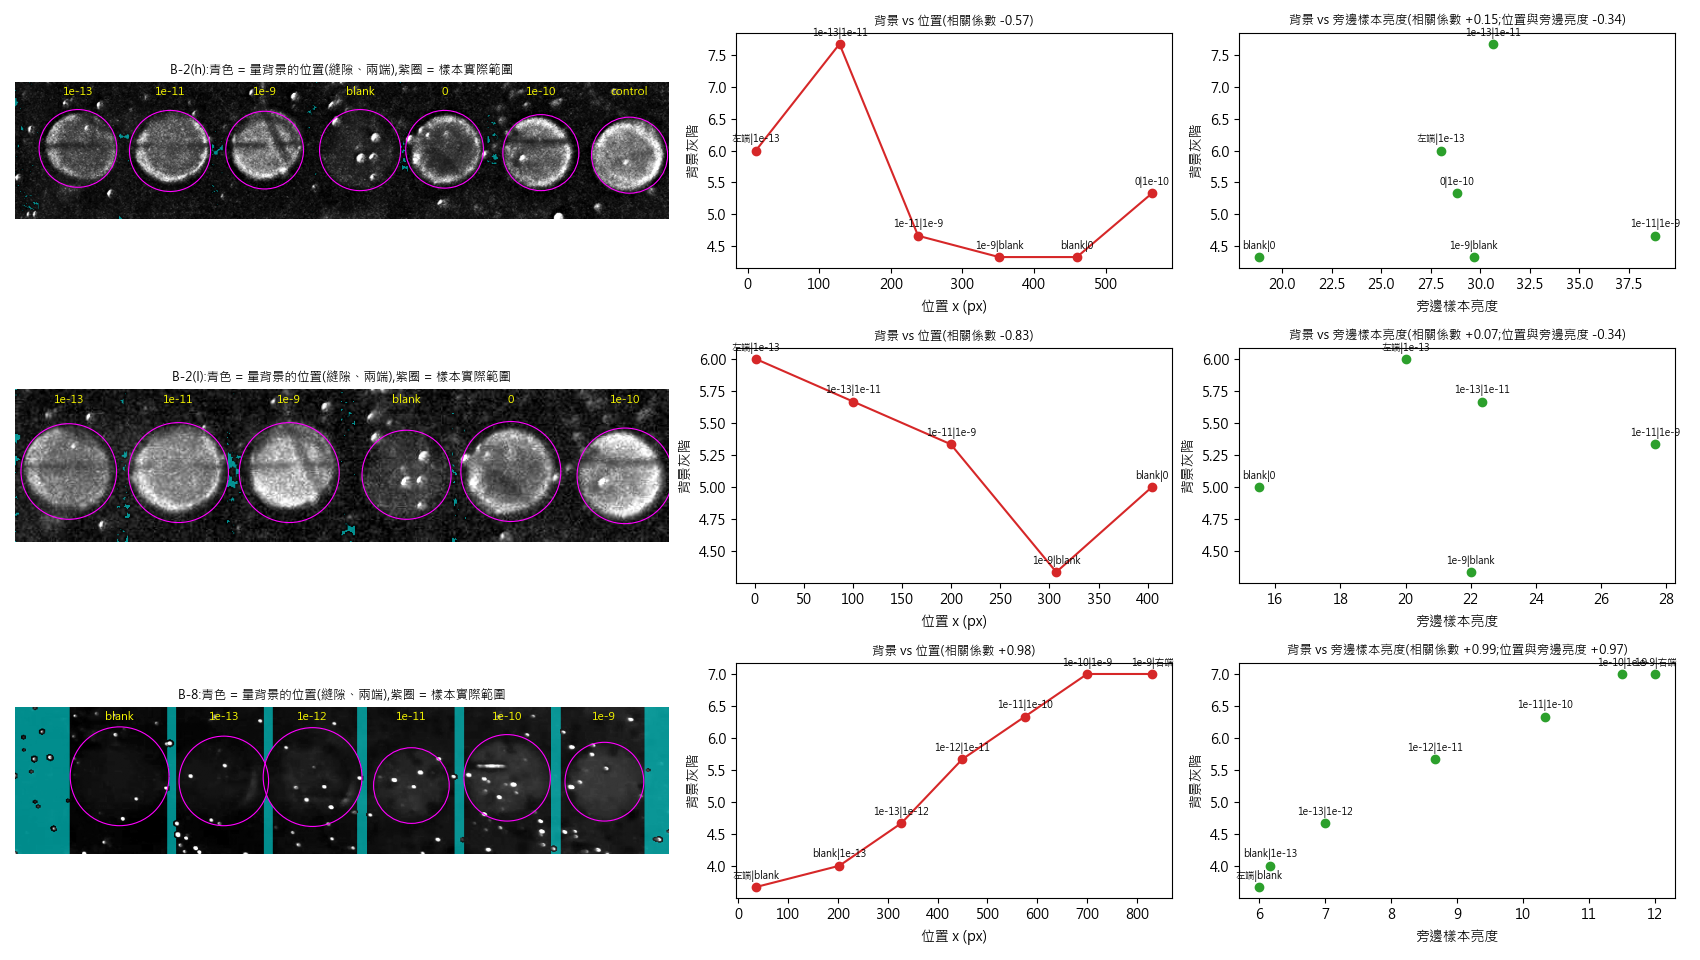

Generate this figure with Python:
# -*- coding: utf-8 -*-
"""
背景變亮是「照明不均」還是「樣本的光散到背景」?—— 用濃度順序不同的影像來分辨

B-8 的濃度由左到右遞增,背景也由左到右變亮,兩者綁在一起分不開。
B-2(h)/(l) 的濃度順序是打亂的:
  - 背景跟著「位置」變(越右越亮,不管旁邊是什麼濃度) → 照明不均
  - 背景跟著「旁邊樣本的亮度」變(亮樣本旁邊的背景就亮) → 樣本的光散到背景

背景量在「相鄰樣本之間的縫隙」與「影像左右兩端」(B-2 的樣本幾乎填滿高度,上下方沒有背景):
  縫隙 = 兩樣本中點 ±6 px 的直條、在兩個樣本實際範圍以外的像素中位數;旁邊亮度 = 兩側樣本平均
再用 背景 = a + b·(x/寬) + c·旁邊樣本亮度 迴歸。
灰階 = (R+G+B)/3(同 lod_analysis);灰塵用顏色抓((R+B)/2 > 4,外擴 2 px)後不計入背景。
用法:python bg_vs_order.py   輸出:bg_vs_order.png、bg_vs_order.csv
"""
import os, csv
import numpy as np
import cv2
import matplotlib
matplotlib.use("Agg")
matplotlib.rcParams["font.sans-serif"] = ["Microsoft JhengHei", "Microsoft YaHei", "DejaVu Sans"]
matplotlib.rcParams["axes.unicode_minus"] = False
import matplotlib.pyplot as plt
import lod_analysis as LA
from b8_analysis import load_rgb, dust_mask

HERE = os.path.dirname(os.path.abspath(__file__))
GAP = 6              # 縫隙直條半寬(px)


def extent(sm, cx, cy, r0, rmax):
    """樣本實際半徑(同程式 _sample_extent):往外每圈平均亮度降到 背景+10%·(樣本−背景) 處。"""
    H, W = sm.shape
    yy, xx = np.mgrid[0:H, 0:W]
    d = np.hypot(xx - cx, yy - cy).astype(int)
    m = d <= rmax
    cnt = np.bincount(d[m], minlength=rmax + 1)
    prof = np.bincount(d[m], weights=sm[m], minlength=rmax + 1) / np.maximum(cnt, 1)
    ok = cnt > 0
    prof = np.interp(np.arange(rmax + 1), np.flatnonzero(ok), prof[ok])
    prof = np.convolve(np.pad(prof, 2, mode="edge"), np.ones(5) / 5, "valid")
    peak, base = prof[:r0 + 1].max(), prof[r0:].min()
    if peak - base < 1.0:
        return r0
    hit = np.flatnonzero(prof[r0:] <= base + 0.1 * (peak - base))
    return r0 + int(hit[0]) if hit.size else rmax


rows, per_img = [], {}
for name, cfg in LA.IMAGES.items():
    R, G, B = load_rgb(os.path.join(LA.IMG_DIR, cfg["file"]))
    gray = (R + G + B) / 3
    dust = dust_mask(R, B)
    sm = cv2.medianBlur(np.clip(np.round(gray), 0, 255).astype(np.uint8), 5).astype(np.float32)
    H, W = gray.shape
    yy, xx = np.mgrid[0:H, 0:W]
    cs = LA.centers(gray, cfg["guess"], cfg["y"], cfg["half"])
    spacing = np.median(np.diff([c[0] for c in cs]))
    ext = [extent(sm, cx, cy, cfg["r"], int(spacing * 0.6)) for cx, cy in cs]
    S = [float(np.median(gray[np.hypot(xx - cx, yy - cy) <= cfg["r"]])) for cx, cy in cs]
    outside = np.ones((H, W), bool)
    for (cx, cy), e in zip(cs, ext):
        outside &= np.hypot(xx - cx, yy - cy) > e
    bgok = outside & ~dust

    pts = []   # (位置 x, 背景, 旁邊樣本亮度, 說明, 區域遮罩)
    regions = [(xx < cs[0][0] - ext[0], S[0], f"左端|{cfg['labels'][0]}")]
    for i in range(len(cs) - 1):
        mid = (cs[i][0] + cs[i + 1][0]) / 2
        regions.append((np.abs(xx - mid) <= GAP, (S[i] + S[i + 1]) / 2, f"{cfg['labels'][i]}|{cfg['labels'][i + 1]}"))
    regions.append((xx > cs[-1][0] + ext[-1], S[-1], f"{cfg['labels'][-1]}|右端"))
    for reg, nb, lab in regions:
        m = reg & bgok
        if m.sum() < 40:
            continue
        pts.append((float(xx[m].mean()), float(np.median(gray[m])), nb, lab, m))
        rows.append([name, lab, round(float(xx[m].mean())), round(float(np.median(gray[m])), 3), round(nb, 2), int(m.sum())])

    x = np.array([p[0] for p in pts]) / W; bg = np.array([p[1] for p in pts]); nb = np.array([p[2] for p in pts])
    coef = np.linalg.lstsq(np.stack([np.ones_like(x), x, nb], 1), bg, rcond=None)[0]
    cx_nb, cx_bg, cnb_bg = np.corrcoef(x, nb)[0, 1], np.corrcoef(x, bg)[0, 1], np.corrcoef(nb, bg)[0, 1]
    per_img[name] = dict(gray=gray, cs=cs, ext=ext, pts=pts, coef=coef, W=W, S=S, labels=cfg["labels"],
                         corr=(cx_nb, cx_bg, cnb_bg))
    print(f"\n══ {name}  ({W}x{H}, 樣本實際半徑 {ext})")
    print("   樣本亮度 " + "  ".join(f"{l}:{s:.1f}" for l, s in zip(cfg["labels"], S)))
    print("   背景     " + "  ".join(f"[{p[3]}] x={p[0]:.0f} 背景 {p[1]:.2f}" for p in pts))
    print(f"   corr(位置, 旁邊亮度) {cx_nb:+.2f} | corr(位置, 背景) {cx_bg:+.2f} | corr(旁邊亮度, 背景) {cnb_bg:+.2f}")
    print(f"   迴歸 背景 = {coef[0]:.2f} {coef[1]:+.2f}·(x/寬) {coef[2]:+.3f}·旁邊亮度"
          f"  → 左到右 {coef[1]:+.2f};旁邊亮度從最暗到最亮 {coef[2] * (nb.max() - nb.min()):+.2f}")

with open(os.path.join(HERE, "bg_vs_order.csv"), "w", newline="", encoding="utf-8-sig") as fp:
    w = csv.writer(fp)
    w.writerow(["image", "region", "x_px", "background", "neighbor_sample_brightness", "pixels"])
    w.writerows(rows)

# ── 圖:每張影像一列 = 影像(標量背景的位置)/ 背景 vs 位置 / 背景 vs 旁邊樣本亮度 ──
n = len(per_img)
fig, axes = plt.subplots(n, 3, figsize=(17, 3.2 * n), gridspec_kw=dict(width_ratios=[1.5, 1, 1]))
for i, (name, d) in enumerate(per_img.items()):
    g = d["gray"]
    ax = axes[i, 0]
    ax.imshow(g, cmap="gray", vmin=np.percentile(g, 1), vmax=np.percentile(g, 99.5))
    ov = np.zeros(g.shape + (4,));
    for p in d["pts"]:
        ov[p[4]] = (0, 1, 1, 0.55)
    ax.imshow(ov)
    for (cx, cy), e, lab in zip(d["cs"], d["ext"], d["labels"]):
        ax.add_patch(plt.Circle((cx, cy), e, fill=False, color="magenta", lw=0.8))
        ax.text(cx, 4, lab, color="yellow", ha="center", va="top", fontsize=8)
    ax.set_title(f"{name}:青色 = 量背景的位置(縫隙、兩端),紫圈 = 樣本實際範圍", fontsize=9); ax.axis("off")
    xs = [p[0] for p in d["pts"]]; bg = [p[1] for p in d["pts"]]; nb = [p[2] for p in d["pts"]]
    c = d["corr"]
    ax = axes[i, 1]
    ax.plot(xs, bg, "o-", color="#d62728")
    for p in d["pts"]:
        ax.annotate(p[3], (p[0], p[1]), textcoords="offset points", xytext=(0, 6), ha="center", fontsize=7)
    ax.set_xlabel("位置 x (px)"); ax.set_ylabel("背景灰階")
    ax.set_title(f"背景 vs 位置(相關係數 {c[1]:+.2f})", fontsize=9)
    ax = axes[i, 2]
    ax.scatter(nb, bg, color="#2ca02c")
    for p in d["pts"]:
        ax.annotate(p[3], (p[2], p[1]), textcoords="offset points", xytext=(0, 6), ha="center", fontsize=7)
    ax.set_xlabel("旁邊樣本亮度"); ax.set_ylabel("背景灰階")
    ax.set_title(f"背景 vs 旁邊樣本亮度(相關係數 {c[2]:+.2f};位置與旁邊亮度 {c[0]:+.2f})", fontsize=9)
fig.tight_layout()
p = os.path.join(HERE, "bg_vs_order.png"); fig.savefig(p, dpi=100)
print("\n已存", p)
